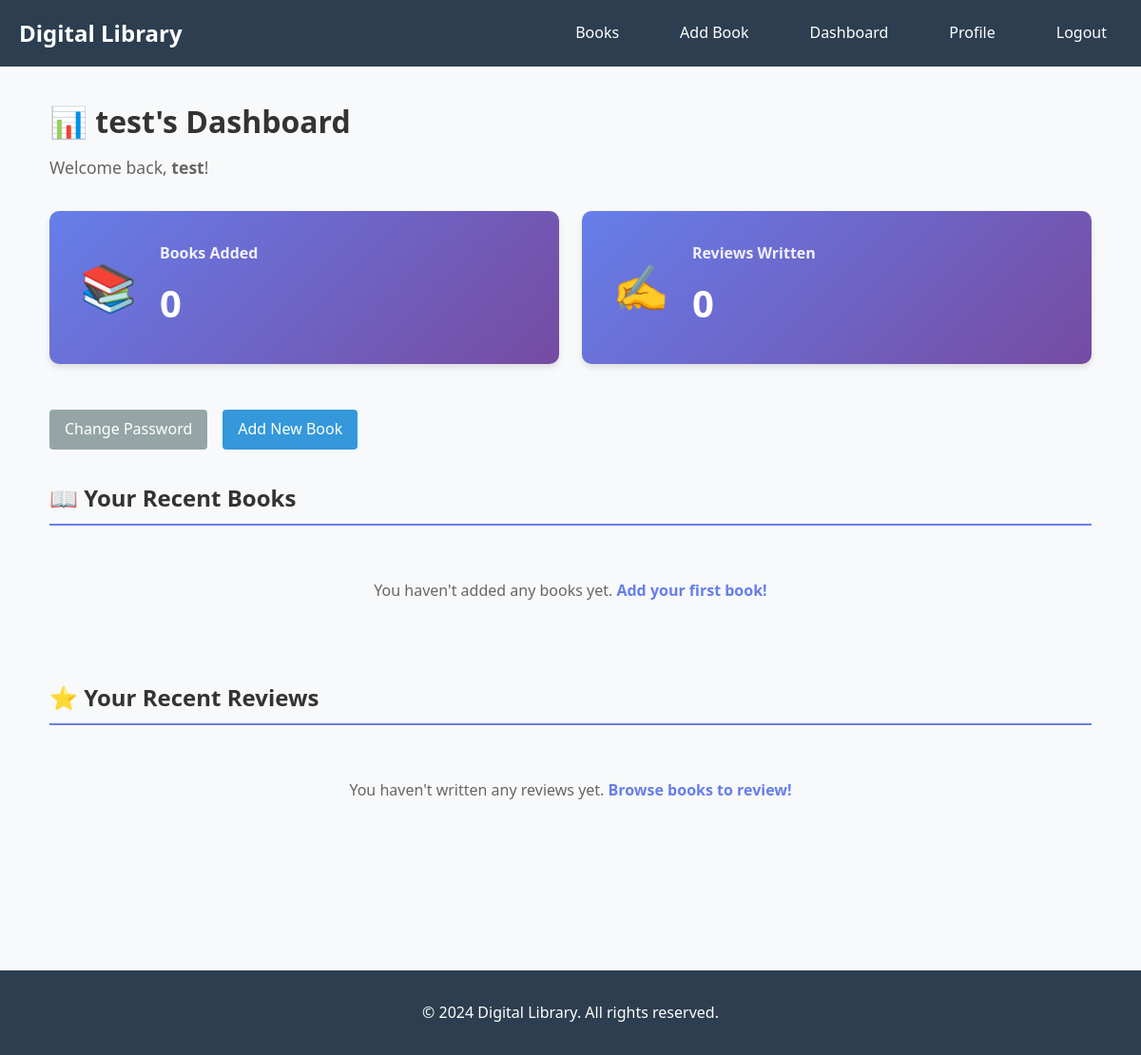
Page /user/dashboard (signed in) on the earlier database version.
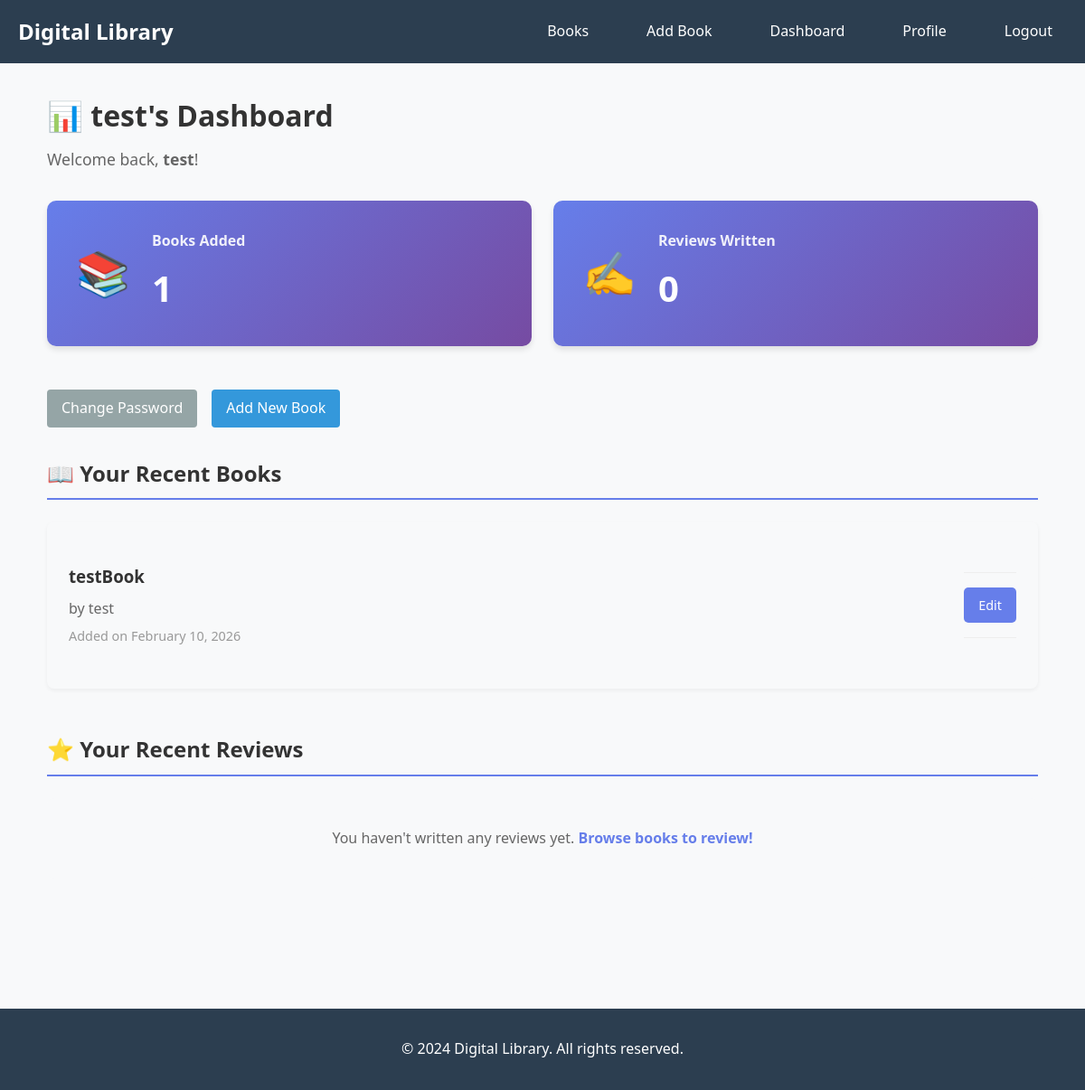
Same page on the later database version.
### models.py (models this page shows)
class Book(db.Model):
    id = db.Column(db.Integer, primary_key=True)
    title = db.Column(db.String(200), nullable=False)
    author = db.Column(db.String(150), nullable=False)
    isbn = db.Column(db.String(13), unique=True)
    description = db.Column(db.Text)
    published_date = db.Column(db.Date)
    cover_image = db.Column(db.String(300))
    created_at = db.Column(db.DateTime, default=datetime.utcnow)
    submitted_by = db.Column(db.Integer, db.ForeignKey('user.id'), nullable=False)
    reviews = db.relationship('Review', backref='book', lazy=True, cascade='all, delete-orphan')
    submitter = db.relationship('User', backref='books_submitted', lazy=True)

### routes/auth_routes.py (the view)
@auth_bp.route("/user/dashboard")
@login_required
def dashboard():
    total_books_added = Book.query.filter_by(submitted_by=current_user.id).count()
    total_reviews_written = Review.query.filter_by(user_id=current_user.id).count()
    recent_books = Book.query.filter_by(submitted_by=current_user.id).order_by(Book.created_at.desc()).limit(5).all()
    recent_reviews = Review.query.filter_by(user_id=current_user.id).options(joinedload(Review.book)).order_by(Review.created_at.desc()).limit(5).all()
    return render_template("dashboard.html",
                         user=current_user,
                         total_books_added=total_books_added,
                         total_reviews_written=total_reviews_written,
                         recent_books=recent_books,
                         recent_reviews=recent_reviews)

### app.py (called while the page is built)
@login_manager.user_loader
def load_user(user_id):
    return User.query.get(int(user_id))

### models.py (called while the page is built)
    def is_admin(self):
        return self.role == 'admin'

### templates/dashboard.html (shortened to what this page needs)
{% extends "base.html" %}
{% block content %}
<div class="dashboard">
    <h1>📊 {{ user.username }}'s Dashboard</h1>
    <p class="welcome-message">Welcome back, <strong>{{ user.username }}</strong>!</p>
    <div class="stats-container">
        <div class="stat-card">
            <div class="stat-icon">📚</div>
            <div class="stat-content">
                <h3>Books Added</h3>
                <p class="stat-number">{{ total_books_added }}</p>
            </div>
        </div>
        <div class="stat-card">
            <div class="stat-icon">✍️</div>
            <div class="stat-content">
                <h3>Reviews Written</h3>
                <p class="stat-number">{{ total_reviews_written }}</p>
            </div>
        </div>
    </div>
    <div class="dashboard-actions">
        <a href="{{ url_for('auth.change_password') }}" class="btn btn-secondary">Change Password</a>
        <a href="{{ url_for('book.add_book') }}" class="btn btn-primary">Add New Book</a>
    </div>
    <div class="dashboard-section">
        <h2>📖 Your Recent Books</h2>
        {% if recent_books %}
            <div class="books-list">
                {% for book in recent_books %}
                <div class="book-item">
                    <div class="book-info">
                        <h3><a href="{{ url_for('book.user_book_detail', book_id=book.id) }}">{{ book.title }}</a></h3>
                        <p class="book-author">by {{ book.author }}</p>
                        <small class="book-date">Added on {{ book.created_at.strftime('%B %d, %Y') }}</small>
                    </div>
                    <div class="book-actions">
                        <a href="{{ url_for('book.edit_book', book_id=book.id) }}" class="btn btn-small">Edit</a>
                    </div>
                </div>
                {% endfor %}
            </div>
        {% else %}
            <p class="empty-message">You haven't added any books yet. <a href="{{ url_for('book.add_book') }}">Add your first book!</a></p>
        {% endif %}
    </div>
    <div class="dashboard-section">
        <h2>⭐ Your Recent Reviews</h2>
        {% if recent_reviews %}
            <div class="reviews-list">
                {% for review in recent_reviews %}
                <div class="review-item">
                    <div class="review-header">
                        <h3><a href="{{ url_for('book.user_book_detail', book_id=review.book.id) }}">{{ review.book.title }}</a></h3>
                        <div class="rating">
                            {% for i in range(5) %}
                                {% if i < review.rating %}
                                    ⭐
                                {% else %}
                                    ☆
                                {% endif %}
                            {% endfor %}
                        </div>
                    </div>
                    <p class="review-comment">{{ review.comment[:100] }}{% if review.comment|length > 100 %}...{% endif %}</p>
                    <small class="review-date">{{ review.created_at.strftime('%B %d, %Y') }}</small>
                </div>
                {% endfor %}
            </div>
        {% else %}
            <p class="empty-message">You haven't written any reviews yet. <a href="{{ url_for('book.user_books') }}">Browse books to review!</a></p>
        {% endif %}
    </div>
</div>
{% endblock %}

Differences in the rows shown:
added Book: title "testBook", author "test", created_at "February 10, 2026"
Other differences:
{{ total_books_added }}: "0" → "1"
text no longer shown: "You haven't added any books yet. Add your first book!"
